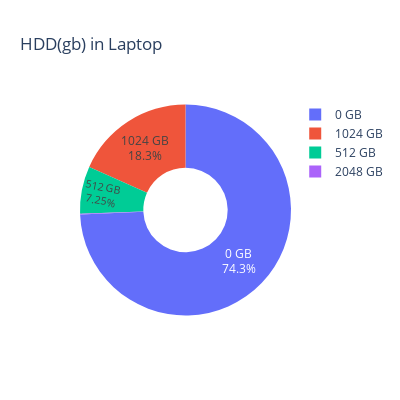

Notebook code for this chart:
### Code cell
fig = px.pie(hdd, values='val', names='cap',
             title='HDD(gb) in Laptop',
             hover_data=['val'],hole=0.4,height=400,width=400,labels={'cap':'HDD(gb)'})
fig.update_traces(textposition='inside', textinfo='percent+label')
fig.show()

### Figure 1 — Plotly figure (JSON) as saved in the notebook; plotly's stock layout.template omitted (floating-point values rounded to 4 significant figures)
{"data": [{"customdata": [[1], [65], [164], [666]], "domain": {"x": [0, 1], "y": [0, 1]}, "hole": 0.4, "hovertemplate": "HDD(gb)=%{label}<br>val=%{customdata[0]}<extra></extra>", "labels": ["2048 GB", "512 GB", "1024 GB", "0 GB"], "legendgroup": "", "name": "", "showlegend": true, "textinfo": "percent+label", "textposition": "inside", "type": "pie", "values": [1, 65, 164, 666]}], "layout": {"height": 400, "legend": {"tracegroupgap": 0}, "title": {"text": "HDD(gb) in Laptop"}, "width": 400}}
